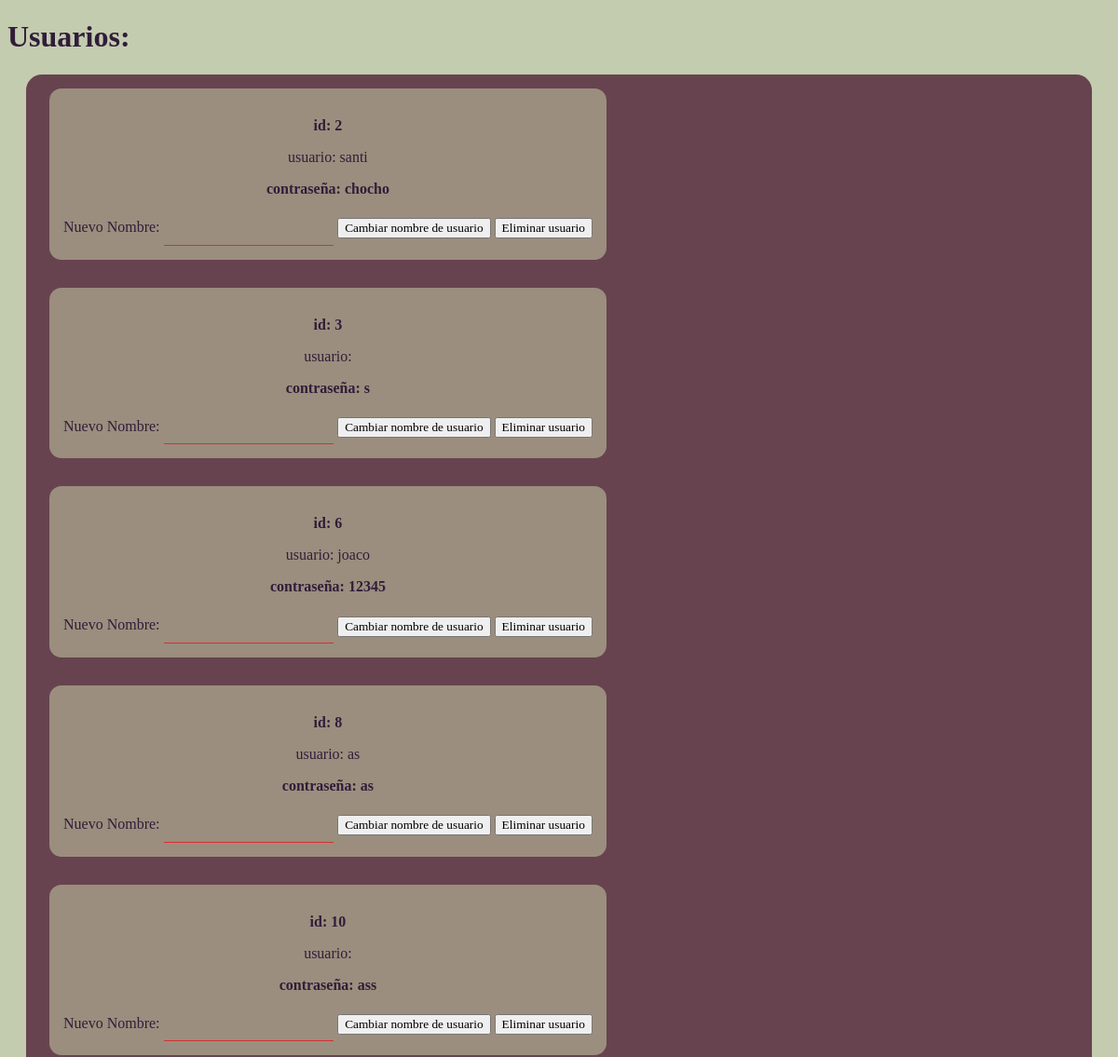
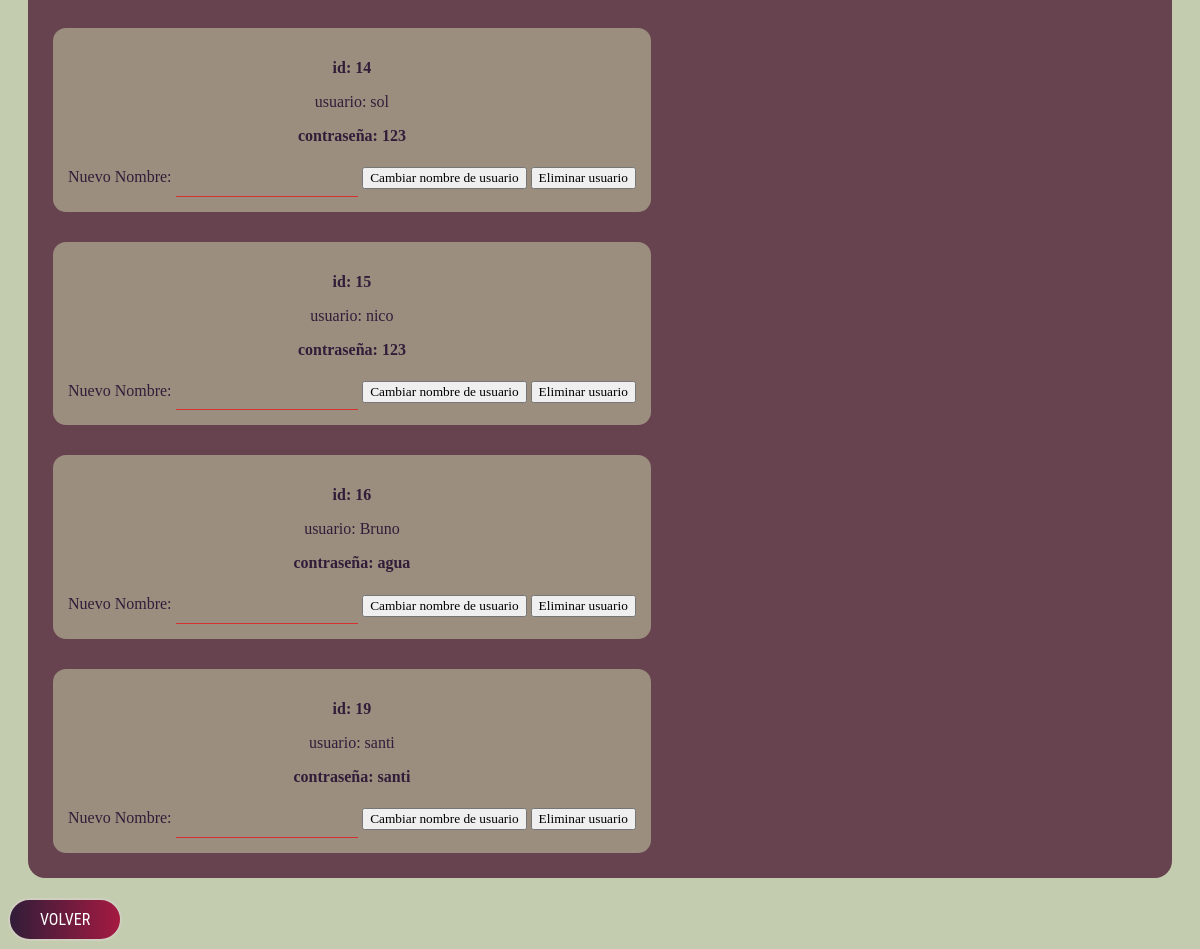
Page /usuarios/ (signed in) on the committed database (2 pictures, top to bottom).
### tables this page shows
CREATE TABLE "Usuarios" (
	"Id"	INTEGER,
	"usuario"	TEXT,
	"contraseña"	TEXT,
	"id_partida"	INTEGER,
	PRIMARY KEY("Id" AUTOINCREMENT)
);

### main.py (the view)
@app.route("/usuarios/", methods=["GET", "DELETE"])
def selectThem():
  admin = session['admin']
  conn = sqlite3.connect("truco.db")
  x = """SELECT * FROM Usuarios WHERE usuario NOT LIKE 'admin'"""
  usuarios = conn.execute(x).fetchall()
  conn.close()
  return render_template("usuarios.html", cantUsuarios = usuarios, admin = admin)

### templates/usuarios.html (shortened to what this page needs)
{% extends 'base.html' %}
{% block body %}
<h1>Usuarios:</h1>
<div class="tabla" id="tabla">
  {% for usuario in cantUsuarios %}
    <div class='mesa'>
      <strong>
        <p>id: {{ usuario[0] }}</p>
      </strong
      <strong>
        <p>usuario: {{ usuario[1] }}</p>
      {%if admin == True%}
        <strong>
        <p>contraseña: {{ usuario[2] }}</p>
      </strong>
        <label for="newname">Nuevo Nombre:</label>
        <input id="newname" name="newname">
        <button onclick="actualizar({{ usuario[0] }})">Cambiar nombre de usuario</button>
        <button onclick="eliminar2({{ usuario[0] }})" class="unirse">Eliminar usuario</button>
      {%endif%}
    </div>
  {% endfor %}
</div>
<div id="boton">
<button type="button" onclick="volver()" id=volver>Volver</button>
</div>
{% endblock %}

### templates/base.html (shortened to what this page needs)
<!doctype html>
    <head>
<link rel="stylesheet" type="text/css"
      href="{{ url_for('static', filename='style.css') }}">
</head>
<body>
{% block body %}{% endblock %}
</body>
</html>

### static/style.css (style rules this page uses)
* { font-family: lucida-console; }
body { background-color:#c3ccaf; background-repeat: no-repeat; background-size: cover; color: #311d39; }
input { padding: .7em; border: none; background: none; outline: 0; color: #fff; border-bottom: 1px solid #d63031; background-color:transparent; }
#volver { font-family: Roboto Condensed; font-weight: 0; font-size: 16px; color: #ffffff; background: linear-gradient(90deg, #311d39 0%, #a51a41 100%); padding: 10px 30px; border: solid #cfcebf 2px; box-shadow: rgb(0, 0, 0) 0px 0px 0px 0px; border-radius: 50px; transition : 1000ms; transform: translateY(0); display: flex; flex-direction: row; align-items: center; cursor: pointer; text-transform: uppercase; }
#tabla { border-radius:17px; padding: 5px; background-color:#67434f; margin-bottom:40px; margin:20px; display: flex; flex-wrap: wrap; }
.mesa { text-align: center; color: #311d39 ; margin-top: 10px; margin-left: 20px; margin-right: 20px; position: sticky; border-radius: 13px; padding: 15px; background-color:#9b8e7e; margin-bottom: 20px; }

### rows in the picture
Usuarios: Id "2", usuario "santi", contraseña "chocho"
Usuarios: Id "3", contraseña "s"
Usuarios: Id "6", usuario "joaco", contraseña "12345"
Usuarios: Id "8", usuario "as", contraseña "as"
Usuarios: Id "10", contraseña "ass"
Usuarios: Id "14", usuario "sol", contraseña "123"
Usuarios: Id "15", usuario "nico", contraseña "123"
Usuarios: Id "16", usuario "Bruno", contraseña "agua"
Usuarios: Id "19", usuario "santi", contraseña "santi"
